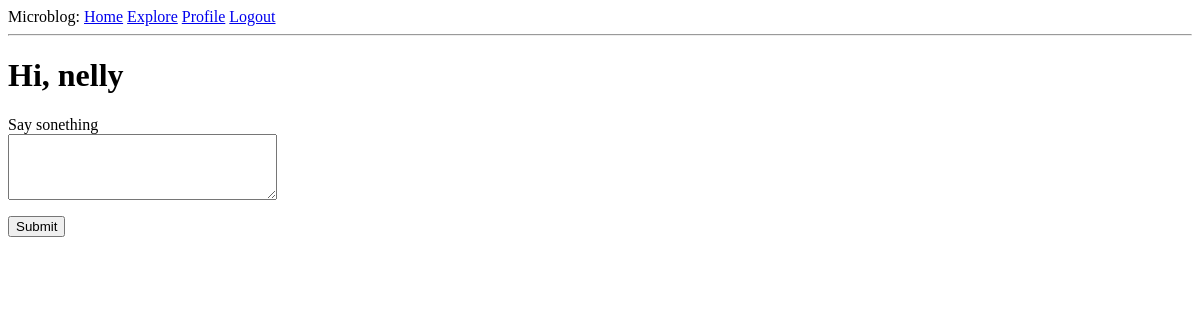
The page /index (signed in) on the database as committed earlier.
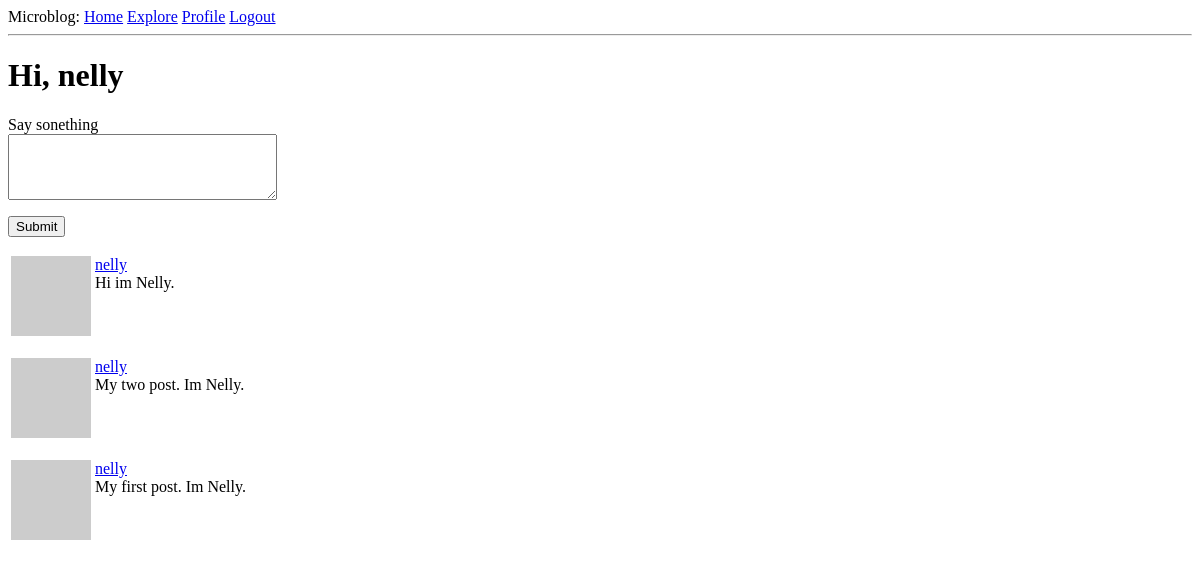
The same page on the database as committed later.
### app/models.py (models this page shows, shortened)
class User(UserMixin, db.Model):
	id = db.Column(db.Integer, primary_key=True)
	username = db.Column(db.String(32), index=True, unique=True)
	email = db.Column(db.String(128), index=True, unique=True)
	password_hash = db.Column(db.String(128))
	posts = db.relationship('Post', backref='author', lazy='dynamic')
	about_me = db.Column(db.String(140))
	last_seen = db.Column(db.DateTime, default=datetime.utcnow)
	followed = db.relationship(
		'User', secondary=followers,
		primaryjoin=(followers.c.follower_id==id),
		secondaryjoin=(followers.c.followed_id == id),
		backref=db.backref('followers', lazy='dynamic'),
		lazy='dynamic')
	def avatar(self, size):
		digest = md5(self.email.lower().encode('utf-8')).hexdigest()
		return 'https://www.gravatar.com/avatar/{}?d=identicon&s={}'.format(digest, size)
	def followed_post(self):
		followed = Post.query.join(followers,
		    (followers.c.followed_id == Post.user_id)).filter(
		        followers.c.follower_id == self.id)
		own = Post.query.filter_by(user_id = self.id)
		return followed.union(own).order_by(Post.timestamp.desc())

class Post(db.Model):
	id = db.Column(db.Integer, primary_key=True)
	body = db.Column(db.String(256))
	timestamp = db.Column(db.DateTime(), default=datetime.utcnow)
	user_id = db.Column(db.Integer, db.ForeignKey('user.id'))

### app/routers.py (the view)
@app.route('/', methods=['GET','POST'])
@app.route('/index', methods=['GET','POST'])
@login_required
def index():
	form = PostForm()
	if form.validate_on_submit():
		post = Post(body=form.post.data, author=current_user)
		db.session.add(post)
		db.session.commit()
		flash('Your post is now live')
		return redirect(url_for('index'))
	page = request.args.get('page', 1, type=int)
	posts = current_user.followed_post().paginate(
	    page, app.config['POSTS_PER_PAGE'], False)
	next_url = url_for('index', page=posts.next_num) if posts.has_next else None
	prev_url = url_for('index', page=posts.prev_num) if posts.has_prev else None
	return render_template('index.html', title = 'Home', form=form, posts = posts.items,
	    next_url=next_url, prev_url=prev_url)

### app/forms.py
class PostForm(FlaskForm):
	post = TextAreaField('Say sonething', validators=[DataRequired(), Length(min=1, max=140)])
	submit = SubmitField('Submit')

### app/models.py (called while the page is built)
@login.user_loader
def load_user(id):
	return User.query.get(int(id))

### app/routers.py (called while the page is built)
@app.before_request
def before_request():
	if current_user.is_authenticated:
		current_user.last_seen = datetime.utcnow()
		db.session.commit()

### app/templates/index.html (shortened to what this page needs)
{% extends "base.html" %}
{% block content %}
    <h1>Hi, {{ current_user.username }}</h1>
    {% if form %}
    <form action='' method='post'>
        <p>
        	{{ form.post.label }}<br>
        	{{ form.post(cols=31, rows=4) }}<br>
        </p>
        <p>{{ form.submit() }}</p>
       </form>
    {% endif %}
    {% for post in posts %}
        <div>
        	<p>
        	    {% include '_post.html' %}
            </p>
        </div>
    {% endfor %}
{% endblock %}

### app/templates/base.html (shortened to what this page needs)
<DOCTYPE html>
<html>
    <head>
    </head>
    <body>
    	<div>Microblog:
            <a href="{{ url_for('index') }}">Home</a>
            <a href="{{ url_for('explore') }}">Explore</a>
            {% if current_user.is_anonymous %}
                <a href="{{ url_for('login') }}">Login</a>
                <a href="{{ url_for('reg') }}">Registration</a>
            {% else %}
                <a href="{{ url_for('user', username=current_user.username) }}">Profile</a>
                <a href="{{ url_for('logout') }}">Logout</a>
            {% endif %}
        </div>
        <hr>
        {% block content%}
        {% endblock %}
    </body>
</html>

### app/templates/_post.html
<table>
    <tr valign="top">
        <td><img src="{{ post.author.avatar(36) }}"></td>
        <td><a href="{{ url_for('user', username=post.author.username) }}">
                {{ post.author.username }}
            </a><br>
          {{ post.body }}</td>
    </tr>
</table>

Rows that differ between the two databases and show on the page:
added Post: author.username "nelly", body "Hi im Nelly."
added Post: author.username "nelly", body "My two post. Im Nelly."
added Post: author.username "nelly", body "My first post. Im Nelly."
